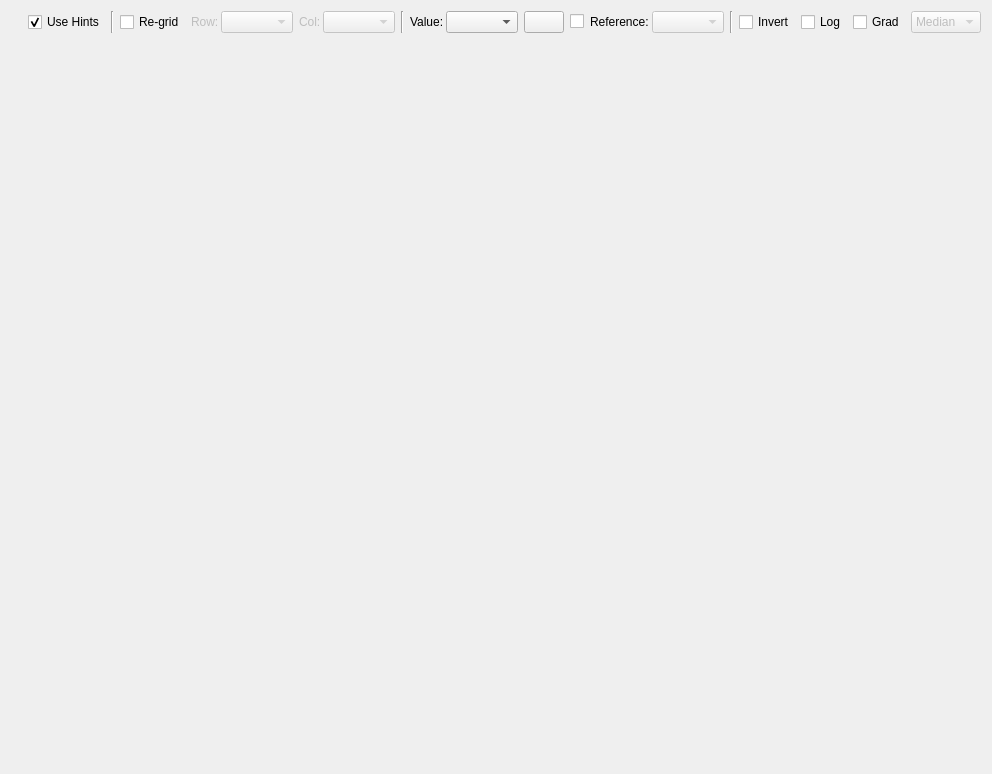
<?xml version="1.0" encoding="UTF-8"?>
<ui version="4.0">
 <class>Form</class>
 <widget class="QWidget" name="Form">
  <property name="geometry">
   <rect>
    <x>0</x>
    <y>0</y>
    <width>992</width>
    <height>774</height>
   </rect>
  </property>
  <property name="windowTitle">
   <string>Form</string>
  </property>
  <layout class="QVBoxLayout" name="verticalLayout">
   <item>
    <layout class="QHBoxLayout" name="horizontalLayout_11">
     <item>
      <spacer name="horizontalSpacer_9">
       <property name="orientation">
        <enum>Qt::Horizontal</enum>
       </property>
       <property name="sizeHint" stdset="0">
        <size>
         <width>40</width>
         <height>20</height>
        </size>
       </property>
      </spacer>
     </item>
     <item>
      <widget class="QCheckBox" name="use_hints_checkbox">
       <property name="enabled">
        <bool>true</bool>
       </property>
       <property name="toolTip">
        <string>Limits the selectable signals to those marked as &quot;hinted&quot;.</string>
       </property>
       <property name="text">
        <string>Use Hints</string>
       </property>
       <property name="checked">
        <bool>true</bool>
       </property>
      </widget>
     </item>
     <item>
      <widget class="Line" name="line_3">
       <property name="orientation">
        <enum>Qt::Vertical</enum>
       </property>
      </widget>
     </item>
     <item>
      <widget class="QCheckBox" name="regrid_checkbox">
       <property name="toolTip">
        <string>If checked, the data will be interpolated into an array with the same shape and extent as the orignal points, but fit into a fixed grid.

If unchecked, the data will still be presented on a fixed grid, but this grid may not properly map onto the ticks of the vertical and horizontal axes.</string>
       </property>
       <property name="text">
        <string>Re-grid</string>
       </property>
      </widget>
     </item>
     <item>
      <layout class="QHBoxLayout" name="horizontalLayout_2">
       <property name="spacing">
        <number>2</number>
       </property>
       <item>
        <widget class="QLabel" name="regrid_ysignal_label">
         <property name="enabled">
          <bool>false</bool>
         </property>
         <property name="text">
          <string>Row:</string>
         </property>
        </widget>
       </item>
       <item>
        <widget class="QComboBox" name="regrid_ysignal_combobox">
         <property name="enabled">
          <bool>false</bool>
         </property>
        </widget>
       </item>
      </layout>
     </item>
     <item>
      <layout class="QHBoxLayout" name="horizontalLayout">
       <property name="spacing">
        <number>2</number>
       </property>
       <item>
        <widget class="QLabel" name="regrid_xsignal_label">
         <property name="enabled">
          <bool>false</bool>
         </property>
         <property name="text">
          <string>Col:</string>
         </property>
        </widget>
       </item>
       <item>
        <widget class="QComboBox" name="regrid_xsignal_combobox">
         <property name="enabled">
          <bool>false</bool>
         </property>
        </widget>
       </item>
      </layout>
     </item>
     <item>
      <widget class="Line" name="line">
       <property name="orientation">
        <enum>Qt::Vertical</enum>
       </property>
      </widget>
     </item>
     <item>
      <layout class="QHBoxLayout" name="horizontalLayout_14">
       <property name="spacing">
        <number>2</number>
       </property>
       <item>
        <widget class="QLabel" name="value_signal_label">
         <property name="text">
          <string>Value:</string>
         </property>
        </widget>
       </item>
       <item>
        <widget class="QComboBox" name="value_signal_combobox">
         <property name="enabled">
          <bool>true</bool>
         </property>
        </widget>
       </item>
      </layout>
     </item>
     <item>
      <widget class="QPushButton" name="swap_button">
       <property name="text">
        <string/>
       </property>
      </widget>
     </item>
     <item>
      <layout class="QHBoxLayout" name="horizontalLayout_3">
       <property name="spacing">
        <number>2</number>
       </property>
       <item>
        <widget class="QCheckBox" name="r_signal_checkbox">
         <property name="sizePolicy">
          <sizepolicy hsizetype="Preferred" vsizetype="Fixed">
           <horstretch>0</horstretch>
           <verstretch>0</verstretch>
          </sizepolicy>
         </property>
         <property name="styleSheet">
          <string notr="true">padding:0</string>
         </property>
         <property name="text">
          <string>Reference:</string>
         </property>
        </widget>
       </item>
       <item>
        <widget class="QComboBox" name="r_signal_combobox">
         <property name="enabled">
          <bool>false</bool>
         </property>
        </widget>
       </item>
      </layout>
     </item>
     <item>
      <widget class="Line" name="line_2">
       <property name="orientation">
        <enum>Qt::Vertical</enum>
       </property>
      </widget>
     </item>
     <item>
      <widget class="QCheckBox" name="invert_checkbox">
       <property name="enabled">
        <bool>true</bool>
       </property>
       <property name="toolTip">
        <string>Invert the values in the map</string>
       </property>
       <property name="text">
        <string>Invert</string>
       </property>
      </widget>
     </item>
     <item>
      <widget class="QCheckBox" name="logarithm_checkbox">
       <property name="enabled">
        <bool>true</bool>
       </property>
       <property name="toolTip">
        <string>Plot on a logarithmic scale</string>
       </property>
       <property name="text">
        <string>Log</string>
       </property>
      </widget>
     </item>
     <item>
      <widget class="QCheckBox" name="gradient_checkbox">
       <property name="enabled">
        <bool>true</bool>
       </property>
       <property name="toolTip">
        <string>Show the magnitude of the gradient</string>
       </property>
       <property name="text">
        <string>Grad</string>
       </property>
      </widget>
     </item>
     <item>
      <widget class="QComboBox" name="aggregate_combobox">
       <property name="enabled">
        <bool>false</bool>
       </property>
       <property name="sizePolicy">
        <sizepolicy hsizetype="Preferred" vsizetype="Fixed">
         <horstretch>0</horstretch>
         <verstretch>0</verstretch>
        </sizepolicy>
       </property>
       <property name="toolTip">
        <string>What comparison to use if multiple compatible scans have been selected.</string>
       </property>
       <item>
        <property name="text">
         <string>Median</string>
        </property>
       </item>
       <item>
        <property name="text">
         <string>Mean</string>
        </property>
       </item>
       <item>
        <property name="text">
         <string>Sum</string>
        </property>
       </item>
       <item>
        <property name="text">
         <string>StDev</string>
        </property>
       </item>
       <item>
        <property name="text">
         <string>Max</string>
        </property>
       </item>
       <item>
        <property name="text">
         <string>Min</string>
        </property>
       </item>
      </widget>
     </item>
    </layout>
   </item>
   <item>
    <widget class="GridImageView" name="plot_widget" native="true">
     <property name="sizePolicy">
      <sizepolicy hsizetype="Preferred" vsizetype="Expanding">
       <horstretch>0</horstretch>
       <verstretch>0</verstretch>
      </sizepolicy>
     </property>
    </widget>
   </item>
  </layout>
 </widget>
 <customwidgets>
  <customwidget>
   <class>GridImageView</class>
   <extends>QWidget</extends>
   <header>firefly.run_browser.gridplot_view</header>
   <container>1</container>
  </customwidget>
 </customwidgets>
 <resources/>
 <connections>
  <connection>
   <sender>r_signal_checkbox</sender>
   <signal>toggled(bool)</signal>
   <receiver>r_signal_combobox</receiver>
   <slot>setEnabled(bool)</slot>
   <hints>
    <hint type="sourcelabel">
     <x>297</x>
     <y>20</y>
    </hint>
    <hint type="destinationlabel">
     <x>381</x>
     <y>20</y>
    </hint>
   </hints>
  </connection>
  <connection>
   <sender>regrid_checkbox</sender>
   <signal>toggled(bool)</signal>
   <receiver>regrid_xsignal_combobox</receiver>
   <slot>setEnabled(bool)</slot>
   <hints>
    <hint type="sourcelabel">
     <x>301</x>
     <y>20</y>
    </hint>
    <hint type="destinationlabel">
     <x>376</x>
     <y>20</y>
    </hint>
   </hints>
  </connection>
  <connection>
   <sender>regrid_checkbox</sender>
   <signal>toggled(bool)</signal>
   <receiver>regrid_ysignal_combobox</receiver>
   <slot>setEnabled(bool)</slot>
   <hints>
    <hint type="sourcelabel">
     <x>134</x>
     <y>21</y>
    </hint>
    <hint type="destinationlabel">
     <x>243</x>
     <y>21</y>
    </hint>
   </hints>
  </connection>
  <connection>
   <sender>regrid_checkbox</sender>
   <signal>toggled(bool)</signal>
   <receiver>regrid_xsignal_label</receiver>
   <slot>setEnabled(bool)</slot>
   <hints>
    <hint type="sourcelabel">
     <x>134</x>
     <y>21</y>
    </hint>
    <hint type="destinationlabel">
     <x>300</x>
     <y>21</y>
    </hint>
   </hints>
  </connection>
  <connection>
   <sender>regrid_checkbox</sender>
   <signal>toggled(bool)</signal>
   <receiver>regrid_ysignal_label</receiver>
   <slot>setEnabled(bool)</slot>
   <hints>
    <hint type="sourcelabel">
     <x>134</x>
     <y>21</y>
    </hint>
    <hint type="destinationlabel">
     <x>185</x>
     <y>21</y>
    </hint>
   </hints>
  </connection>
 </connections>
</ui>
